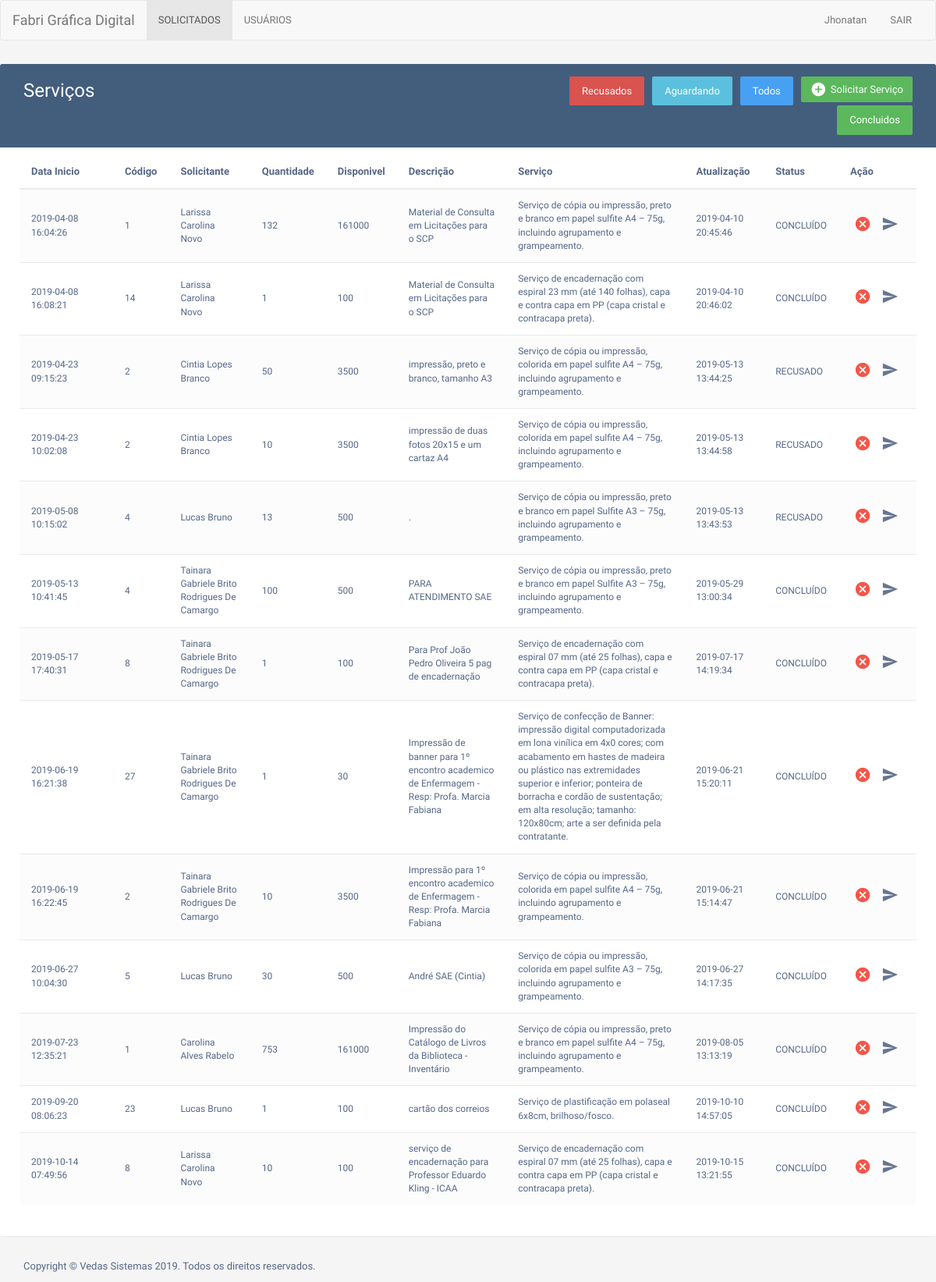
Screenshot of /interno/administrador/index.php (signed in) with the database file from the repository.
### tables this page shows
CREATE TABLE `impressao` (
  `id` int(11) NOT NULL,
  `data_inicio` datetime DEFAULT CURRENT_TIMESTAMP,
  `descricao` varchar(250) NOT NULL,
  `quantidade` int(10) NOT NULL,
  `id_produto` int(11) NOT NULL,
  `status` int(11) NOT NULL,
  `data` timestamp NULL DEFAULT CURRENT_TIMESTAMP,
  `id_professor` int(11) NOT NULL,
  `unidade` int(11) DEFAULT NULL
);

CREATE TABLE `produtos` (
  `id` int(11) NOT NULL,
  `codigo` int(11) NOT NULL,
  `descricao_prod` varchar(500) NOT NULL,
  `quantidade` int(11) NOT NULL,
  `valor_unidade` decimal(10,2) NOT NULL,
  `status` int(1) DEFAULT NULL
);

CREATE TABLE `usuarios` (
  `id` int(11) NOT NULL,
  `matricula` int(11) NOT NULL,
  `nome` varchar(220) NOT NULL,
  `login` varchar(220) NOT NULL,
  `senha` varchar(64) NOT NULL,
  `nivel` int(11) NOT NULL,
  `unidade` int(11) NOT NULL,
  `status` int(11) NOT NULL
);

### interno/administrador/index.php (the view, shortened to what this page needs)
<?php
include_once("../conexao_bd.php");
 $VarNome  = $_SESSION['s_nome'];
 $VarUnidade = $_SESSION['s_unidade'];
?>
<!DOCTYPE html>
<html lang="en">
<head>
<link rel="stylesheet" href="https://maxcdn.bootstrapcdn.com/font-awesome/4.7.0/css/font-awesome.min.css">
<link rel="stylesheet" href="https://maxcdn.bootstrapcdn.com/bootstrap/3.3.7/css/bootstrap.min.css">
</head>
<body>
      <nav class="navbar navbar-default">
        <div class="container-fluid">
          <div class="navbar-header">
            <a class="navbar-brand" href="#">Fabri Gráfica Digital</a>
          </div>
          <div id="navbar" class="navbar-collapse collapse">
            <ul class="nav navbar-nav">
              <li  class="active"><a href="index.php">SOLICITADOS</a></li>
              <li><a href="usuarios.php">USUÁRIOS</a></li>
            </ul>
            <ul class="nav navbar-nav navbar-right">
              <li><a href="#"><?php echo "$VarNome"; ?></a></li>
              <li><a href="../administrador/logout.php">SAIR</a></li>
            </ul>
          </div>
        </div>
      </nav>
        <div class="table-wrapper">
            <div class="table-title">
                <div class="row">
                    <div class="col-sm-6">
            <h2>Serviços</b></h2>
          </div>
          <div class="col-sm-6">
            <a href="solicitar_servico.php" class="btn btn-success"><i class="material-icons">&#xE147;</i> <span>Solicitar Serviço</span></a>
            <a href="index.php"><button class="btn btn-lg " style="background-color: #48a0f2;">Todos</button></a>
            <a href="aguardando.php"><button class="btn btn-lg btn-info">Aguardando</button></a>
            <a href="recusados.php"><button class="btn btn-lg btn-danger">Recusados</button></a>
            <a href="concluidos.php"><button class="btn btn-lg btn-success">Concluidos</button></a>
          </div>
                </div>
            </div>
            <table class="table table-striped table-hover">
                <thead>
                    <tr>
                        <th style="width: 120px;">Data Inicio</th>
                        <th>Código</th>
                        <th>Solicitante</th>
                        <th>Quantidade</th>
                        <th>Disponivel</th>
                        <th>Descrição</th>
                        <th>Serviço</th>
                        <th>Atualização</th>
                        <th>Status</th>
                        <th>Ação</th>
                    </tr>
                </thead>
                <tbody>
                   <?php
    $result_impres= "SELECT impressao.id,impressao.descricao,
impressao.quantidade,impressao.status,
produtos.quantidade-
(select coalesce(sum(impressao2.quantidade),0) from impressao impressao2
    where (impressao2.status=1 or
impressao2.status=3 or impressao2.status=4) and extract(month FROM impressao2.data)=1
and extract(year FROM impressao2.data)=2019 and impressao2.id_produto=impressao.id_produto)
as disponivel,
impressao.id_produto,impressao.data_inicio,produtos.descricao_prod, produtos.codigo,
case when impressao.status=0 then 'AGUARDANDO'
when impressao.status=1 then 'CONFIRMADO'
when impressao.status=2 then 'RECUSADO'
when impressao.status=3 then 'EXECUTANDO'
when impressao.status=4 then 'CONCLUÍDO' end as Status,
impressao.data, impressao.id_professor, usuarios.nome as Solicitante, usuarios2.nome as Executor FROM impressao
left join produtos on (produtos.id=impressao.id_produto)
left join usuarios on (impressao.id_professor = usuarios.id)
left join usuarios usuarios2 on (impressao.status = usuarios2.id)
WHERE NOT impressao.status=5 AND impressao.unidade = $VarUnidade";
    $resultado_impres = mysqli_query($conn, $result_impres);
    ?>
    <?php while($rows_impres = mysqli_fetch_assoc($resultado_impres)){
    ?>
            <tr style="font-size: 12px">
            <td><?php echo $rows_impres['data_inicio']; ?></td>
            <td><?php echo $rows_impres['codigo']; ?></td>
            <td><?php echo $rows_impres['Solicitante']; ?></td>
            <td><?php echo $rows_impres['quantidade']; ?></td>
            <td><?php echo $rows_impres['disponivel']; ?></td>
            <td><?php echo $rows_impres['descricao']; ?></td>
            <td><?php echo $rows_impres['descricao_prod']; ?></td>
                <td><?php echo $rows_impres['data']; ?></td>
                <td><?php echo $rows_impres['Status']; ?></td>
                        <td>
<a href="#" class="delete"><i type="button" class="material-icons" data-toggle="modal" title="Recusar"
data-target="#deleteEmployeeModal"
data-whatever="<?php echo $rows_impres['id']; ?>"
data-whatevernome="<?php echo $rows_impres['Solicitante']; ?>"
data-whatevercodigo="<?php echo $rows_impres['codigo']; ?>"
data-whateverquantidade="<?php echo $rows_impres['quantidade'];?>"
data-whateverdescricao="<?php echo $rows_impres['descricao']; ?>"
data-whateverdescricao_prod="<?php echo $rows_impres['descricao_prod']; ?>"
>&#xE5C9;</i></a>
<a href="#" class="send"><i class="material-icons" type="button" class="material-icons" data-toggle="modal" title="Confirmar"
data-target="#confirmar"
data-whatever="<?php echo $rows_impres['id']; ?>"
data-whatevernome="<?php echo $rows_impres['Solicitante']; ?>"
data-whatevercodigo="<?php echo $rows_impres['codigo']; ?>"
data-whateverquantidade="<?php echo $rows_impres['quantidade'];?>"
data-whateverdescricao="<?php echo $rows_impres['descricao']; ?>"
data-whateverdescricao_prod="<?php echo $rows_impres['descricao_prod']; ?>"
>
</i></a>
                        </td>
                         </tr>
                  <?php }?>
                </tbody>
            </table>
        </div>
     <footer>
<div class="footer" id="footer">
        <div class="container">
            <p class="pull-left"> Copyright © Vedas Sistemas 2019. Todos os direitos reservados. </p>
        </div>
    </div>
</footer>
</body>
</html>

### interno/administrador/index.php (style rules this page uses)
body { color: #566787; background: #f5f5f5; font-family: 'Varela Round', sans-serif; font-size: 13px; }
.table-wrapper { background: #fff; padding: 20px 25px; margin: 30px 0; border-radius: 3px; box-shadow: 0 1px 1px rgba(0,0,0,.05); }
.table-title { padding-bottom: 15px; background: #435d7d; color: #fff; padding: 16px 30px; margin: -20px -25px 10px; border-radius: 3px 3px 0 0; }
.table-title h2 { margin: 5px 0 0; font-size: 24px; }
.table-title .btn { color: #fff; float: right; font-size: 13px; border: none; min-width: 50px; border-radius: 2px; border: none; outline: none !important; margin-left: 10px; }
.table-title .btn i { float: left; font-size: 21px; margin-right: 5px; }
.table-title .btn span { float: left; margin-top: 2px; }
table.table tr th, table.table tr td { border-color: #e9e9e9; padding: 12px 15px; vertical-align: middle; }
table.table tr th:first-child { width: 60px; }
table.table tr th:last-child { width: 100px; }
table.table-striped tbody tr:nth-of-type(odd) { background-color: #fcfcfc; }
table.table td:last-child i { opacity: 0.9; font-size: 22px; margin: 0 5px; }
table.table td a { font-weight: bold; color: #566787; display: inline-block; text-decoration: none; outline: none !important; }
table.table td a.delete { color: #F44336; }
table.table td i { font-size: 19px; }

### rows the page displays
impressao: data_inicio "2019-04-08 16:04:26", id_produto.codigo "1", id_professor.nome "Larissa Carolina Novo", quantidade "132", disponivel "161000", descricao "Material de Consulta em Licitações para o SCP", id_produto.descricao_prod "Serviço de cópia ou impressão, preto e branco em papel sulfite A4 – 75g, incluindo agrupamento e grampeamento.", data "2019-04-10 20:45:46", Status "CONCLUÍDO"
impressao: data_inicio "2019-04-08 16:08:21", id_produto.codigo "14", id_professor.nome "Larissa Carolina Novo", quantidade "1", disponivel "100", descricao "Material de Consulta em Licitações para o SCP", id_produto.descricao_prod "Serviço de encadernação com espiral 23 mm (até 140 folhas), capa e contra capa em PP (capa cristal e contracapa preta).", data "2019-04-10 20:46:02", Status "CONCLUÍDO"
impressao: data_inicio "2019-04-23 09:15:23", id_produto.codigo "2", id_professor.nome "Cintia Lopes Branco", quantidade "50", disponivel "3500", descricao "impressão, preto e branco, tamanho A3", id_produto.descricao_prod "Serviço de cópia ou impressão, colorida em papel sulfite A4 – 75g, incluindo agrupamento e grampeamento.", data "2019-05-13 13:44:25", Status "RECUSADO"
impressao: data_inicio "2019-04-23 10:02:08", id_produto.codigo "2", id_professor.nome "Cintia Lopes Branco", quantidade "10", disponivel "3500", descricao "impressão de duas fotos 20x15 e um cartaz A4", id_produto.descricao_prod "Serviço de cópia ou impressão, colorida em papel sulfite A4 – 75g, incluindo agrupamento e grampeamento.", data "2019-05-13 13:44:58", Status "RECUSADO"
impressao: data_inicio "2019-05-08 10:15:02", id_produto.codigo "4", id_professor.nome "Lucas Bruno", quantidade "13", disponivel "500", descricao ".", id_produto.descricao_prod "Serviço de cópia ou impressão, preto e branco em papel Sulfite A3 – 75g, incluindo agrupamento e grampeamento.", data "2019-05-13 13:43:53", Status "RECUSADO"
impressao: data_inicio "2019-05-13 10:41:45", id_produto.codigo "4", id_professor.nome "Tainara Gabriele Brito Rodrigues De Camargo", quantidade "100", disponivel "500", descricao "PARA ATENDIMENTO SAE", id_produto.descricao_prod "Serviço de cópia ou impressão, preto e branco em papel Sulfite A3 – 75g, incluindo agrupamento e grampeamento.", data "2019-05-29 13:00:34", Status "CONCLUÍDO"
impressao: data_inicio "2019-05-17 17:40:31", id_produto.codigo "8", id_professor.nome "Tainara Gabriele Brito Rodrigues De Camargo", quantidade "1", disponivel "100", descricao "Para Prof João Pedro Oliveira 5 pag de encadernação", id_produto.descricao_prod "Serviço de encadernação com espiral 07 mm (até 25 folhas), capa e contra capa em PP (capa cristal e contracapa preta).", data "2019-07-17 14:19:34", Status "CONCLUÍDO"
impressao: data_inicio "2019-06-19 16:21:38", id_produto.codigo "27", id_professor.nome "Tainara Gabriele Brito Rodrigues De Camargo", quantidade "1", disponivel "30", descricao "Impressão de banner para 1º encontro academico de Enfermagem - Resp: Profa. Marcia Fabiana", id_produto.descricao_prod "Serviço de confecção de Banner: impressão digital computadorizada em lona vinílica em 4x0 cores; com acabamento em hastes de madeira ou plástico nas extremidades superior e inferior; ponteira de borracha e cordão de sustentação; em alta resolução; tamanho: 120x80cm; arte a ser definida pela contratante.", data "2019-06-21 15:20:11", Status "CONCLUÍDO"
impressao: data_inicio "2019-06-19 16:22:45", id_produto.codigo "2", id_professor.nome "Tainara Gabriele Brito Rodrigues De Camargo", quantidade "10", disponivel "3500", descricao "Impressão para 1º encontro academico de Enfermagem - Resp: Profa. Marcia Fabiana", id_produto.descricao_prod "Serviço de cópia ou impressão, colorida em papel sulfite A4 – 75g, incluindo agrupamento e grampeamento.", data "2019-06-21 15:14:47", Status "CONCLUÍDO"
impressao: data_inicio "2019-06-27 10:04:30", id_produto.codigo "5", id_professor.nome "Lucas Bruno", quantidade "30", disponivel "500", descricao "André SAE (Cintia)", id_produto.descricao_prod "Serviço de cópia ou impressão, colorida em papel sulfite A3 – 75g, incluindo agrupamento e grampeamento.", data "2019-06-27 14:17:35", Status "CONCLUÍDO"
impressao: data_inicio "2019-07-23 12:35:21", id_produto.codigo "1", id_professor.nome "Carolina Alves Rabelo", quantidade "753", disponivel "161000", descricao "Impressão do Catálogo de Livros da Biblioteca - Inventário", id_produto.descricao_prod "Serviço de cópia ou impressão, preto e branco em papel sulfite A4 – 75g, incluindo agrupamento e grampeamento.", data "2019-08-05 13:13:19", Status "CONCLUÍDO"
impressao: data_inicio "2019-09-20 08:06:23", id_produto.codigo "23", id_professor.nome "Lucas Bruno", quantidade "1", disponivel "100", descricao "cartão dos correios", id_produto.descricao_prod "Serviço de plastificação em polaseal 6x8cm, brilhoso/fosco.", data "2019-10-10 14:57:05", Status "CONCLUÍDO"
impressao: data_inicio "2019-10-14 07:49:56", id_produto.codigo "8", id_professor.nome "Larissa Carolina Novo", quantidade "10", disponivel "100", descricao "serviço de encadernação para Professor Eduardo Kling - ICAA", id_produto.descricao_prod "Serviço de encadernação com espiral 07 mm (até 25 folhas), capa e contra capa em PP (capa cristal e contracapa preta).", data "2019-10-15 13:21:55", Status "CONCLUÍDO"

### other values shown
$VarNome "Jhonatan"
